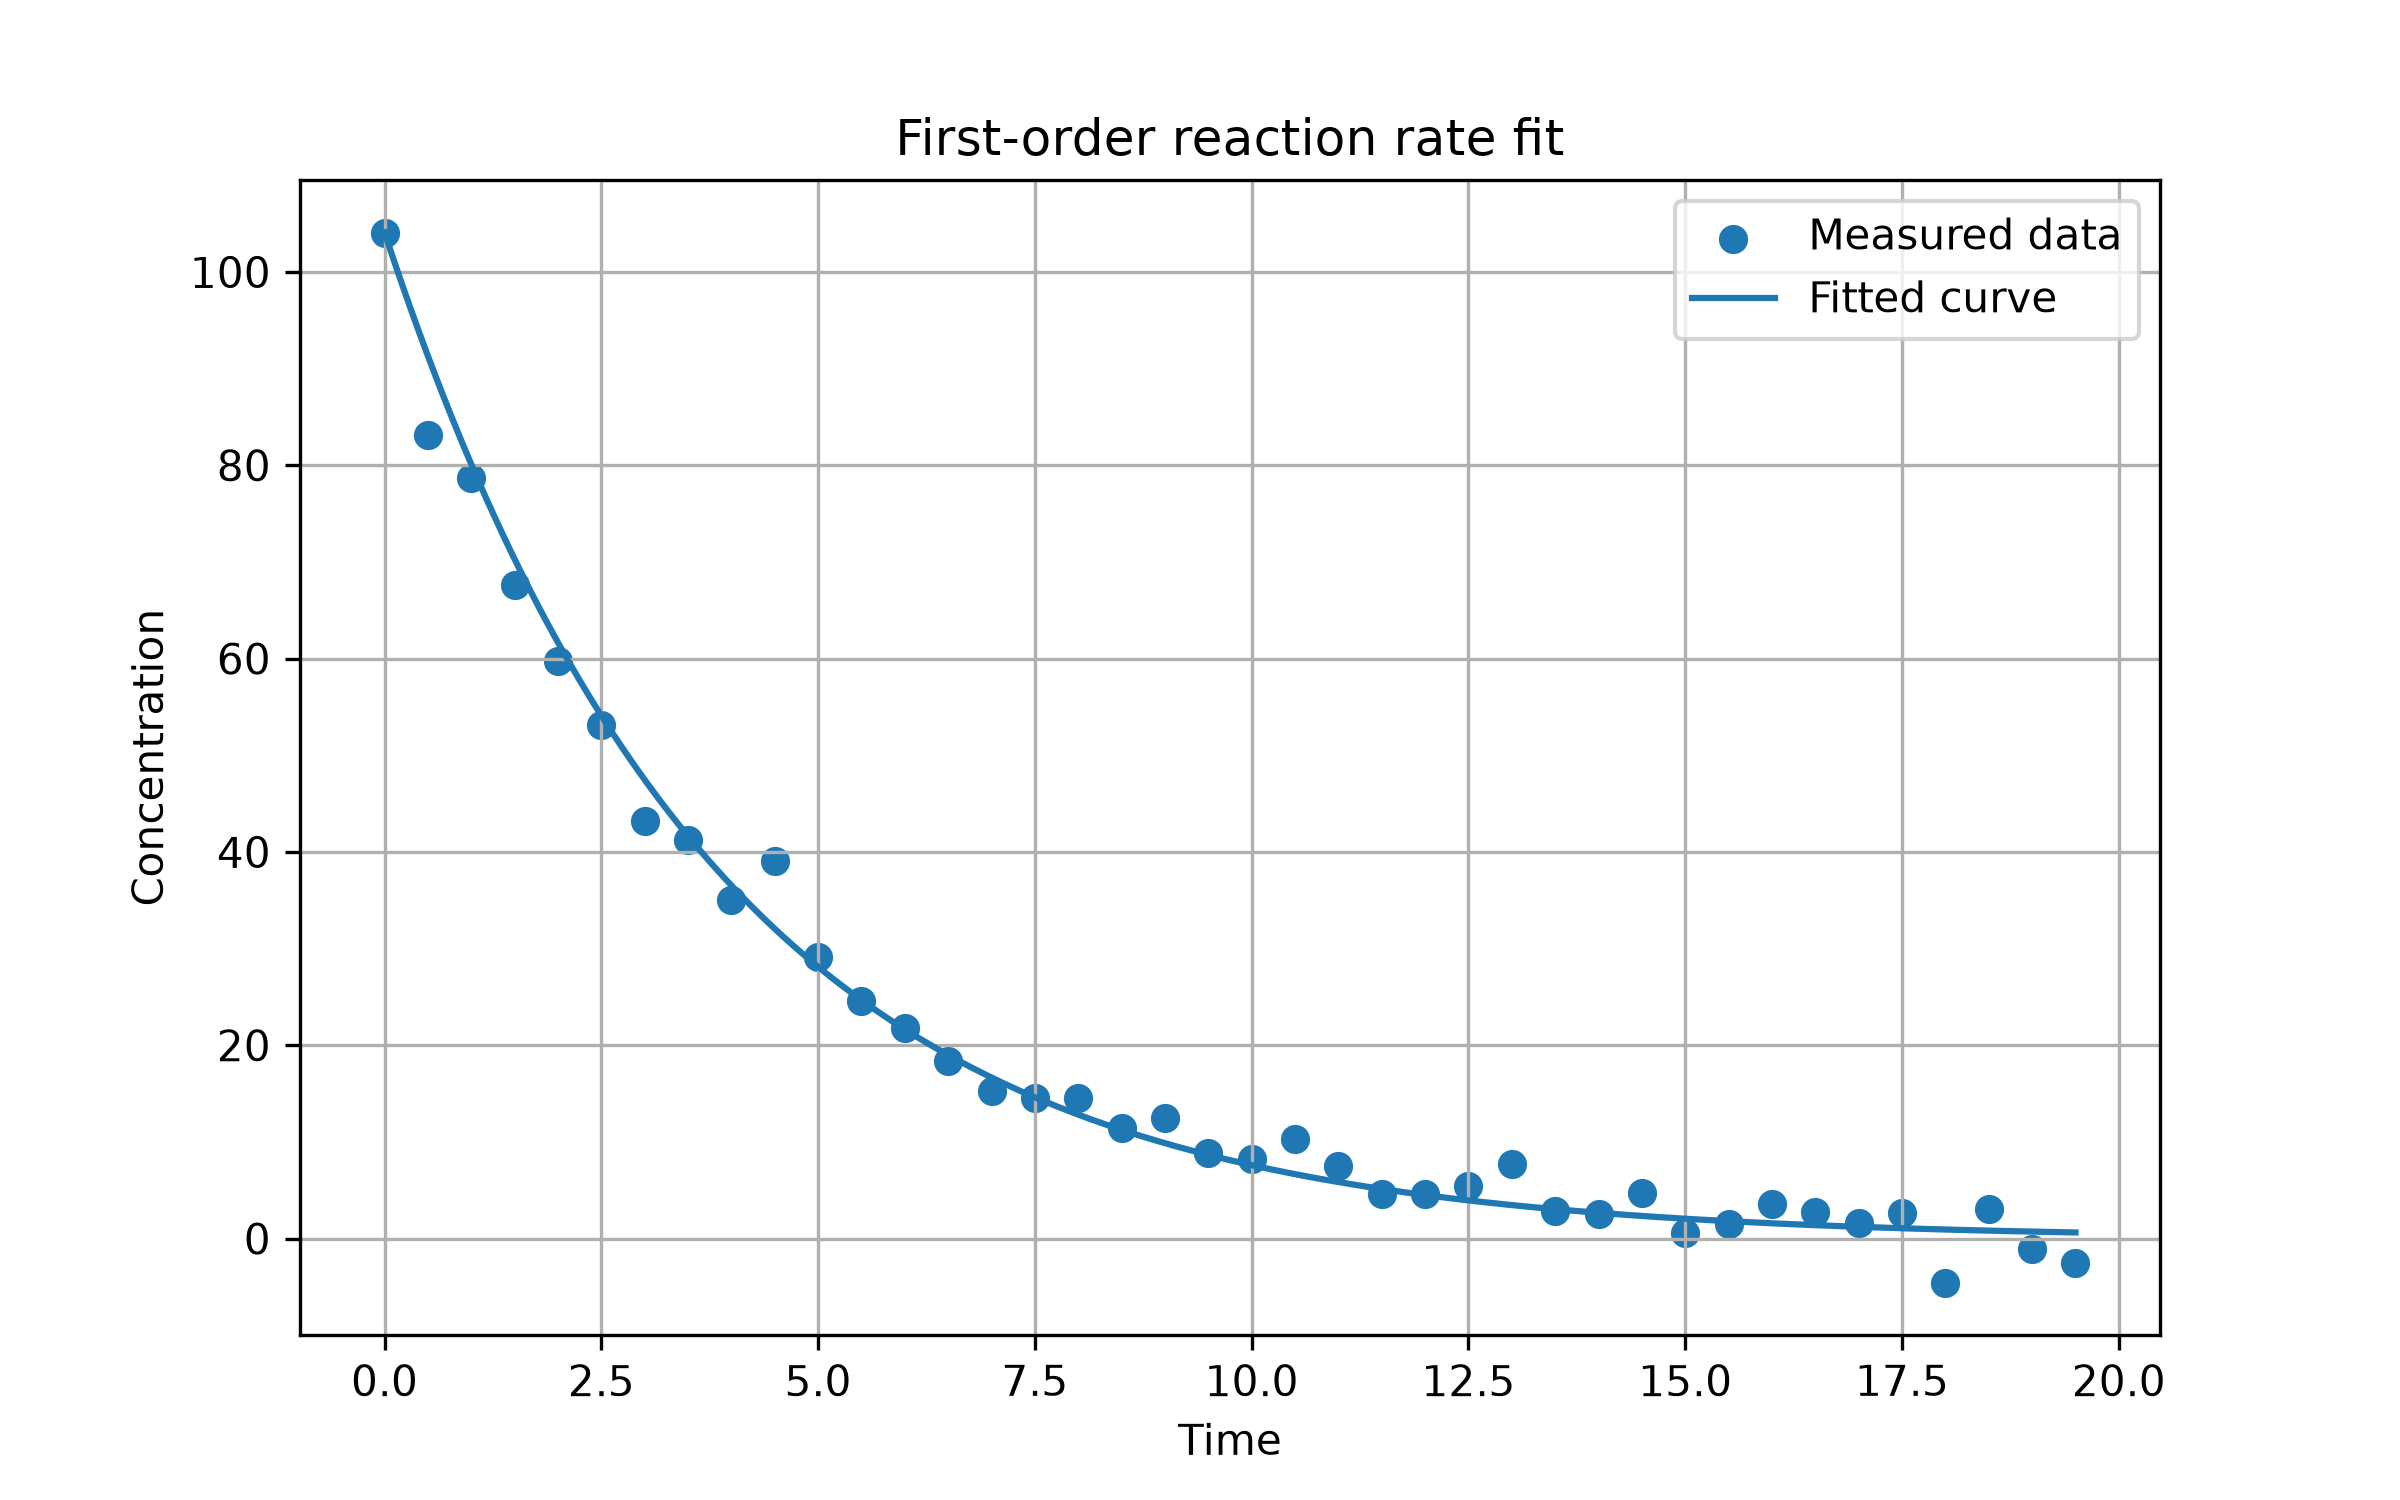

Here is the Python script that generated this plot:
"""
PW2 Lab B Part 3 -- fit a reaction's rate constant to measured data.

A first-order reaction decays as C(t) = C0 * exp(-k*t).
"""

import numpy as np
import matplotlib.pyplot as plt
from scipy.optimize import minimize


# Read the data
data = np.loadtxt("kinetics.csv", delimiter=",", skiprows=1)

t = data[:, 0]
C = data[:, 1]

# Initial concentration
C0 = C[0]


# Total error
def total_error(k):
    k = k[0]
    model = C0 * np.exp(-k * t)
    return np.sum((C - model) ** 2)


# Minimize the error
result = minimize(
    total_error,
    x0=[0.5],
    method="SLSQP",
    bounds=[(0, 5)]
)

k_fitted = result.x[0]

print("Fitted k:", k_fitted)


# Fitted curve
t_fit = np.linspace(t.min(), t.max(), 200)
C_fit = C0 * np.exp(-k_fitted * t_fit)


# Plot
plt.figure(figsize=(8, 5))

plt.scatter(t, C, label="Measured data")
plt.plot(t_fit, C_fit, label="Fitted curve")

plt.xlabel("Time")
plt.ylabel("Concentration")
plt.title("First-order reaction rate fit")
plt.legend()
plt.grid(True)

plt.savefig("kinetics.png", dpi=300)
plt.show()
